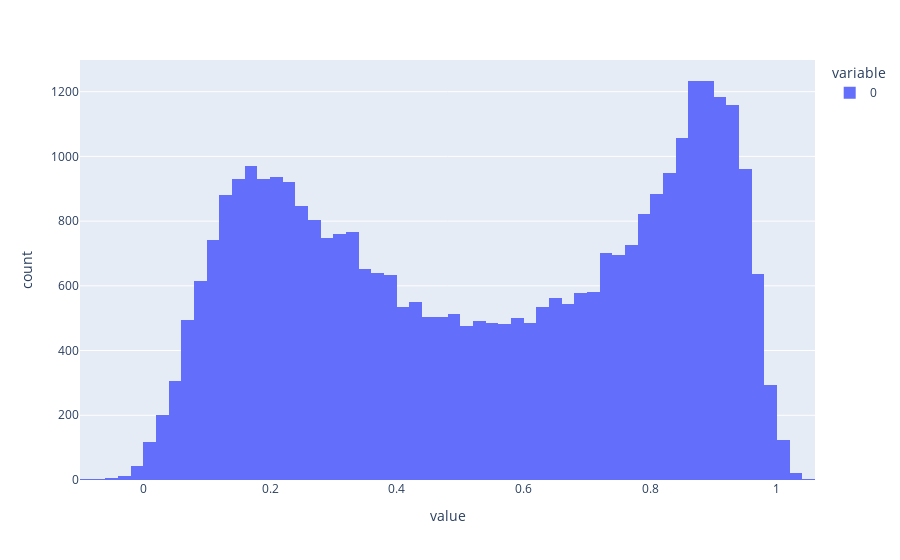

Notebook cell for this chart:
### Code cell
import plotly.express as px

res = model.predict(df_features[META_ALL])

fig = px.histogram(res, nbins=100)
fig.show()

### Figure 1 — Plotly figure (JSON) as saved in the notebook; plotly's stock layout.template omitted (floating-point values rounded to 4 significant figures; data arrays with more than 128 entries replaced by an {"elided": "..."} marker saying what was removed)
{"data": [{"bingroup": "x", "hovertemplate": "variable=0<br>value=%{x}<br>count=%{y}<extra></extra>", "legendgroup": "0", "marker": {"color": "#636efa", "pattern": {"shape": ""}}, "name": "0", "nbinsx": 100, "orientation": "v", "showlegend": true, "type": "histogram", "x": {"elided": "34977 float values"}, "xaxis": "x", "yaxis": "y"}], "layout": {"barmode": "relative", "legend": {"title": {"text": "variable"}, "tracegroupgap": 0}, "margin": {"t": 60}, "xaxis": {"anchor": "y", "domain": [0, 1], "title": {"text": "value"}}, "yaxis": {"anchor": "x", "domain": [0, 1], "title": {"text": "count"}}}}
